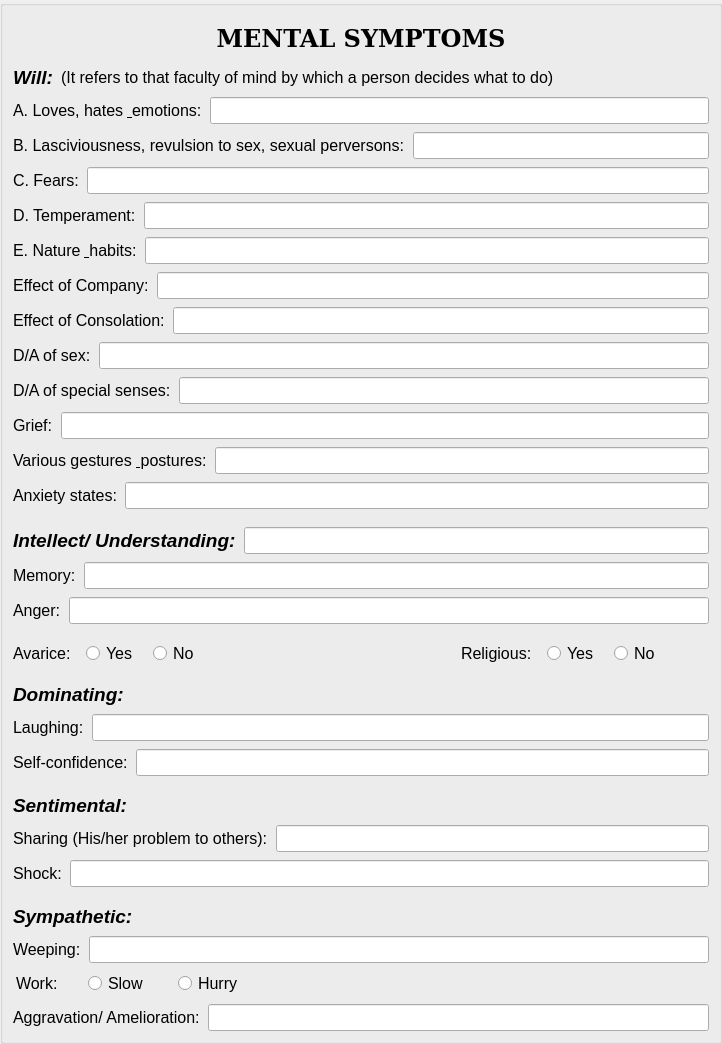
           <widget class="QGroupBox" name="groupBox_9">
            <property name="font">
             <font>
              <pointsize>12</pointsize>
             </font>
            </property>
            <layout class="QVBoxLayout" name="verticalLayout_26">
             <property name="spacing">
              <number>8</number>
             </property>
             <property name="leftMargin">
              <number>10</number>
             </property>
             <property name="topMargin">
              <number>12</number>
             </property>
             <property name="rightMargin">
              <number>10</number>
             </property>
             <property name="bottomMargin">
              <number>10</number>
             </property>
             <item>
              <widget class="QLabel" name="header_label3">
               <property name="minimumSize">
                <size>
                 <width>0</width>
                 <height>40</height>
                </size>
               </property>
               <property name="font">
                <font>
                 <family>DejaVu Serif</family>
                 <pointsize>18</pointsize>
                 <weight>75</weight>
                 <bold>true</bold>
                </font>
               </property>
               <property name="text">
                <string>MENTAL SYMPTOMS</string>
               </property>
               <property name="alignment">
                <set>Qt::AlignCenter</set>
               </property>
              </widget>
             </item>
             <item>
              <layout class="QHBoxLayout" name="horizontalLayout_101">
               <item>
                <widget class="QLabel" name="will_label">
                 <property name="font">
                  <font>
                   <pointsize>14</pointsize>
                   <weight>75</weight>
                   <italic>true</italic>
                   <bold>true</bold>
                  </font>
                 </property>
                 <property name="text">
                  <string>Will:</string>
                 </property>
                </widget>
               </item>
               <item>
                <widget class="QLabel" name="will2_label">
                 <property name="font">
                  <font>
                   <pointsize>12</pointsize>
                  </font>
                 </property>
                 <property name="text">
                  <string>(It refers to that faculty of mind by which a person decides what to do)</string>
                 </property>
                </widget>
               </item>
               <item>
                <spacer name="horizontalSpacer_18">
                 <property name="font">
                  <font>
                   <pointsize>12</pointsize>
                  </font>
                 </property>
                 <property name="orientation">
                  <enum>Qt::Horizontal</enum>
                 </property>
                 <property name="sizeHint" stdset="0">
                  <size>
                   <width>40</width>
                   <height>20</height>
                  </size>
                 </property>
                </spacer>
               </item>
              </layout>
             </item>
             <item>
              <layout class="QHBoxLayout" name="horizontalLayout_102">
               <item>
                <widget class="QLabel" name="A_label">
                 <property name="font">
                  <font>
                   <pointsize>12</pointsize>
                  </font>
                 </property>
                 <property name="text">
                  <string>A. Loves, hates &amp; emotions:</string>
                 </property>
                 <property name="buddy">
                  <cstring>A_lineEdit</cstring>
                 </property>
                </widget>
               </item>
               <item>
                <widget class="QLineEdit" name="A_lineEdit">
                 <property name="font">
                  <font>
                   <pointsize>12</pointsize>
                  </font>
                 </property>
                </widget>
               </item>
              </layout>
             </item>
             <item>
              <layout class="QHBoxLayout" name="horizontalLayout_103">
               <item>
                <widget class="QLabel" name="B_label">
                 <property name="font">
                  <font>
                   <pointsize>12</pointsize>
                  </font>
                 </property>
                 <property name="text">
                  <string>B. Lasciviousness, revulsion to sex, sexual perversons:</string>
                 </property>
                 <property name="buddy">
                  <cstring>B_lineEdit</cstring>
                 </property>
                </widget>
               </item>
               <item>
                <widget class="QLineEdit" name="B_lineEdit">
                 <property name="font">
                  <font>
                   <pointsize>12</pointsize>
                  </font>
                 </property>
                </widget>
               </item>
              </layout>
             </item>
             <item>
              <layout class="QHBoxLayout" name="horizontalLayout_104">
               <item>
                <widget class="QLabel" name="C_label">
                 <property name="font">
                  <font>
                   <pointsize>12</pointsize>
                  </font>
                 </property>
                 <property name="text">
                  <string>C. Fears:</string>
                 </property>
                 <property name="buddy">
                  <cstring>C_lineEdit</cstring>
                 </property>
                </widget>
               </item>
               <item>
                <widget class="QLineEdit" name="C_lineEdit">
                 <property name="font">
                  <font>
                   <pointsize>12</pointsize>
                  </font>
                 </property>
                </widget>
               </item>
              </layout>
             </item>
             <item>
              <layout class="QHBoxLayout" name="horizontalLayout_105">
               <item>
                <widget class="QLabel" name="D_label">
                 <property name="font">
                  <font>
                   <pointsize>12</pointsize>
                  </font>
                 </property>
                 <property name="text">
                  <string>D. Temperament:</string>
                 </property>
                 <property name="buddy">
                  <cstring>D_lineEdit</cstring>
                 </property>
                </widget>
               </item>
               <item>
                <widget class="QLineEdit" name="D_lineEdit">
                 <property name="font">
                  <font>
                   <pointsize>12</pointsize>
                  </font>
                 </property>
                </widget>
               </item>
              </layout>
             </item>
             <item>
              <layout class="QHBoxLayout" name="horizontalLayout_106">
               <item>
                <widget class="QLabel" name="E_label">
                 <property name="font">
                  <font>
                   <pointsize>12</pointsize>
                  </font>
                 </property>
                 <property name="text">
                  <string>E. Nature &amp; habits:</string>
                 </property>
                 <property name="buddy">
                  <cstring>E_lineEdit</cstring>
                 </property>
                </widget>
               </item>
               <item>
                <widget class="QLineEdit" name="E_lineEdit">
                 <property name="font">
                  <font>
                   <pointsize>12</pointsize>
                  </font>
                 </property>
                </widget>
               </item>
              </layout>
             </item>
             <item>
              <layout class="QHBoxLayout" name="horizontalLayout_107">
               <item>
                <widget class="QLabel" name="effectCompany_label">
                 <property name="font">
                  <font>
                   <pointsize>12</pointsize>
                  </font>
                 </property>
                 <property name="text">
                  <string>Effect of Company:</string>
                 </property>
                 <property name="buddy">
                  <cstring>effectCompany_lineEdit</cstring>
                 </property>
                </widget>
               </item>
               <item>
                <widget class="QLineEdit" name="effectCompany_lineEdit">
                 <property name="font">
                  <font>
                   <pointsize>12</pointsize>
                  </font>
                 </property>
                </widget>
               </item>
              </layout>
             </item>
             <item>
              <layout class="QHBoxLayout" name="horizontalLayout_108">
               <item>
                <widget class="QLabel" name="effectConsolation_label">
                 <property name="font">
                  <font>
                   <pointsize>12</pointsize>
                  </font>
                 </property>
                 <property name="text">
                  <string>Effect of Consolation:</string>
                 </property>
                 <property name="buddy">
                  <cstring>effectConsolation_lineEdit</cstring>
                 </property>
                </widget>
               </item>
               <item>
                <widget class="QLineEdit" name="effectConsolation_lineEdit">
                 <property name="font">
                  <font>
                   <pointsize>12</pointsize>
                  </font>
                 </property>
                </widget>
               </item>
              </layout>
             </item>
             <item>
              <layout class="QHBoxLayout" name="horizontalLayout_109">
               <item>
                <widget class="QLabel" name="daSex_label">
                 <property name="font">
                  <font>
                   <pointsize>12</pointsize>
                  </font>
                 </property>
                 <property name="text">
                  <string>D/A of sex:</string>
                 </property>
                 <property name="buddy">
                  <cstring>daSex_lineEdit</cstring>
                 </property>
                </widget>
               </item>
               <item>
                <widget class="QLineEdit" name="daSex_lineEdit">
                 <property name="font">
                  <font>
                   <pointsize>12</pointsize>
                  </font>
                 </property>
                </widget>
               </item>
              </layout>
             </item>
             <item>
              <layout class="QHBoxLayout" name="horizontalLayout_110">
               <item>
                <widget class="QLabel" name="daSpecialsense_label">
                 <property name="font">
                  <font>
                   <pointsize>12</pointsize>
                  </font>
                 </property>
                 <property name="text">
                  <string>D/A of special senses:</string>
                 </property>
                 <property name="buddy">
                  <cstring>daSpecialSense_lineEdit</cstring>
                 </property>
                </widget>
               </item>
               <item>
                <widget class="QLineEdit" name="daSpecialSense_lineEdit">
                 <property name="font">
                  <font>
                   <pointsize>12</pointsize>
                  </font>
                 </property>
                </widget>
               </item>
              </layout>
             </item>
             <item>
              <layout class="QHBoxLayout" name="horizontalLayout_111">
               <item>
                <widget class="QLabel" name="grief_label">
                 <property name="font">
                  <font>
                   <pointsize>12</pointsize>
                  </font>
                 </property>
                 <property name="text">
                  <string>Grief:</string>
                 </property>
                 <property name="buddy">
                  <cstring>grief_lineEdit</cstring>
                 </property>
                </widget>
               </item>
               <item>
                <widget class="QLineEdit" name="grief_lineEdit">
                 <property name="font">
                  <font>
                   <pointsize>12</pointsize>
                  </font>
                 </property>
                </widget>
               </item>
              </layout>
             </item>
             <item>
              <layout class="QHBoxLayout" name="horizontalLayout_112">
               <item>
                <widget class="QLabel" name="gesturesPostures_label">
                 <property name="font">
                  <font>
                   <pointsize>12</pointsize>
                  </font>
                 </property>
                 <property name="text">
                  <string>Various gestures &amp; postures:</string>
                 </property>
                 <property name="buddy">
                  <cstring>gesturesPostures_lineEdit</cstring>
                 </property>
                </widget>
               </item>
               <item>
                <widget class="QLineEdit" name="gesturesPostures_lineEdit">
                 <property name="font">
                  <font>
                   <pointsize>12</pointsize>
                  </font>
                 </property>
                </widget>
               </item>
              </layout>
             </item>
             <item>
              <layout class="QHBoxLayout" name="horizontalLayout_113">
               <property name="bottomMargin">
                <number>10</number>
               </property>
               <item>
                <widget class="QLabel" name="anxiety_label">
                 <property name="font">
                  <font>
                   <pointsize>12</pointsize>
                  </font>
                 </property>
                 <property name="text">
                  <string>Anxiety states:</string>
                 </property>
                 <property name="buddy">
                  <cstring>anxiety_lineEdit</cstring>
                 </property>
                </widget>
               </item>
               <item>
                <widget class="QLineEdit" name="anxiety_lineEdit">
                 <property name="font">
                  <font>
                   <pointsize>12</pointsize>
                  </font>
                 </property>
                </widget>
               </item>
              </layout>
             </item>
             <item>
              <layout class="QHBoxLayout" name="horizontalLayout_114">
               <item>
                <widget class="QLabel" name="intellect_label">
                 <property name="font">
                  <font>
                   <pointsize>14</pointsize>
                   <weight>75</weight>
                   <italic>true</italic>
                   <bold>true</bold>
                  </font>
                 </property>
                 <property name="text">
                  <string>Intellect/ Understanding:</string>
                 </property>
                 <property name="buddy">
                  <cstring>intellect_lineEdit</cstring>
                 </property>
                </widget>
               </item>
               <item>
                <widget class="QLineEdit" name="intellect_lineEdit">
                 <property name="font">
                  <font>
                   <pointsize>12</pointsize>
                  </font>
                 </property>
                </widget>
               </item>
              </layout>
             </item>
             <item>
              <layout class="QHBoxLayout" name="horizontalLayout_115">
               <item>
                <widget class="QLabel" name="memory_label">
                 <property name="font">
                  <font>
                   <pointsize>12</pointsize>
                  </font>
                 </property>
                 <property name="text">
                  <string>Memory:</string>
                 </property>
                 <property name="buddy">
                  <cstring>memory_lineEdit</cstring>
                 </property>
                </widget>
               </item>
               <item>
                <widget class="QLineEdit" name="memory_lineEdit">
                 <property name="font">
                  <font>
                   <pointsize>12</pointsize>
                  </font>
                 </property>
                </widget>
               </item>
              </layout>
             </item>
             <item>
              <layout class="QHBoxLayout" name="horizontalLayout_116">
               <item>
                <widget class="QLabel" name="anger_label">
                 <property name="font">
                  <font>
                   <pointsize>12</pointsize>
                  </font>
                 </property>
                 <property name="text">
                  <string>Anger:</string>
                 </property>
                 <property name="buddy">
                  <cstring>anger_lineEdit</cstring>
                 </property>
                </widget>
               </item>
               <item>
                <widget class="QLineEdit" name="anger_lineEdit">
                 <property name="font">
                  <font>
                   <pointsize>12</pointsize>
                  </font>
                 </property>
                </widget>
               </item>
              </layout>
             </item>
             <item>
              <layout class="QHBoxLayout" name="horizontalLayout_117">
               <property name="spacing">
                <number>250</number>
               </property>
               <item>
                <layout class="QHBoxLayout" name="horizontalLayout_118">
                 <property name="spacing">
                  <number>15</number>
                 </property>
                 <item>
                  <widget class="QLabel" name="avarice_label">
                   <property name="font">
                    <font>
                     <pointsize>12</pointsize>
                    </font>
                   </property>
                   <property name="text">
                    <string>Avarice:</string>
                   </property>
                  </widget>
                 </item>
                 <item>
                  <widget class="QRadioButton" name="yes_radioButton">
                   <property name="font">
                    <font>
                     <pointsize>12</pointsize>
                    </font>
                   </property>
                   <property name="text">
                    <string>Yes</string>
                   </property>
                  </widget>
                 </item>
                 <item>
                  <widget class="QRadioButton" name="no_radioButton">
                   <property name="font">
                    <font>
                     <pointsize>12</pointsize>
                    </font>
                   </property>
                   <property name="text">
                    <string>No</string>
                   </property>
                  </widget>
                 </item>
                </layout>
               </item>
               <item>
                <widget class="QWidget" name="widget2" native="true">
                 <layout class="QHBoxLayout" name="horizontalLayout_119">
                  <property name="spacing">
                   <number>15</number>
                  </property>
                  <item>
                   <widget class="QLabel" name="religiouos_label">
                    <property name="font">
                     <font>
                      <pointsize>12</pointsize>
                     </font>
                    </property>
                    <property name="text">
                     <string>Religious:</string>
                    </property>
                    <property name="indent">
                     <number>3</number>
                    </property>
                   </widget>
                  </item>
                  <item>
                   <widget class="QRadioButton" name="yes2_radioButton">
                    <property name="font">
                     <font>
                      <pointsize>12</pointsize>
                     </font>
                    </property>
                    <property name="text">
                     <string>Yes</string>
                    </property>
                   </widget>
                  </item>
                  <item>
                   <widget class="QRadioButton" name="no2_radioButton">
                    <property name="font">
                     <font>
                      <pointsize>12</pointsize>
                     </font>
                    </property>
                    <property name="text">
                     <string>No</string>
                    </property>
                   </widget>
                  </item>
                 </layout>
                </widget>
               </item>
               <item>
                <spacer name="horizontalSpacer_19">
                 <property name="font">
                  <font>
                   <pointsize>12</pointsize>
                  </font>
                 </property>
                 <property name="orientation">
                  <enum>Qt::Horizontal</enum>
                 </property>
                 <property name="sizeHint" stdset="0">
                  <size>
                   <width>40</width>
                   <height>20</height>
                  </size>
                 </property>
                </spacer>
               </item>
              </layout>
             </item>
             <item>
              <widget class="QLabel" name="dominating_label">
               <property name="font">
                <font>
                 <pointsize>14</pointsize>
                 <weight>75</weight>
                 <italic>true</italic>
                 <bold>true</bold>
                </font>
               </property>
               <property name="text">
                <string>Dominating:</string>
               </property>
              </widget>
             </item>
             <item>
              <layout class="QHBoxLayout" name="horizontalLayout_120">
               <item>
                <widget class="QLabel" name="laughing_label">
                 <property name="font">
                  <font>
                   <pointsize>12</pointsize>
                  </font>
                 </property>
                 <property name="text">
                  <string>Laughing:</string>
                 </property>
                 <property name="buddy">
                  <cstring>laughing_lineEdit</cstring>
                 </property>
                </widget>
               </item>
               <item>
                <widget class="QLineEdit" name="laughing_lineEdit">
                 <property name="font">
                  <font>
                   <pointsize>12</pointsize>
                  </font>
                 </property>
                </widget>
               </item>
              </layout>
             </item>
             <item>
              <layout class="QHBoxLayout" name="horizontalLayout_121">
               <property name="bottomMargin">
                <number>10</number>
               </property>
               <item>
                <widget class="QLabel" name="selfConfidence_label">
                 <property name="font">
                  <font>
                   <pointsize>12</pointsize>
                  </font>
                 </property>
                 <property name="text">
                  <string>Self-confidence:</string>
                 </property>
                 <property name="buddy">
                  <cstring>selfConfidence_lineEdit</cstring>
                 </property>
                </widget>
               </item>
               <item>
                <widget class="QLineEdit" name="selfConfidence_lineEdit">
                 <property name="font">
                  <font>
                   <pointsize>12</pointsize>
                  </font>
                 </property>
                </widget>
               </item>
              </layout>
             </item>
             <item>
              <widget class="QLabel" name="sentimental_label">
               <property name="font">
                <font>
                 <pointsize>14</pointsize>
                 <weight>75</weight>
                 <italic>true</italic>
                 <bold>true</bold>
                </font>
               </property>
               <property name="text">
                <string>Sentimental:</string>
               </property>
              </widget>
             </item>
             <item>
              <layout class="QHBoxLayout" name="horizontalLayout_122">
               <item>
                <widget class="QLabel" name="sharing_label">
                 <property name="font">
                  <font>
                   <pointsize>12</pointsize>
                  </font>
                 </property>
                 <property name="text">
                  <string>Sharing (His/her problem to others):</string>
                 </property>
                 <property name="buddy">
                  <cstring>sharing_lineEdit</cstring>
                 </property>
                </widget>
               </item>
               <item>
                <widget class="QLineEdit" name="sharing_lineEdit">
                 <property name="font">
                  <font>
                   <pointsize>12</pointsize>
                  </font>
                 </property>
                </widget>
               </item>
              </layout>
             </item>
             <item>
              <layout class="QHBoxLayout" name="horizontalLayout_123">
               <property name="bottomMargin">
                <number>10</number>
               </property>
               <item>
                <widget class="QLabel" name="shock_label">
                 <property name="font">
                  <font>
                   <pointsize>12</pointsize>
                  </font>
                 </property>
                 <property name="text">
                  <string>Shock:</string>
                 </property>
                 <property name="buddy">
                  <cstring>shock_lineEdit</cstring>
                 </property>
                </widget>
               </item>
               <item>
                <widget class="QLineEdit" name="shock_lineEdit">
                 <property name="font">
                  <font>
                   <pointsize>12</pointsize>
                  </font>
                 </property>
                </widget>
               </item>
              </layout>
             </item>
             <item>
              <widget class="QLabel" name="sympathetic_label">
               <property name="font">
                <font>
                 <pointsize>14</pointsize>
                 <weight>75</weight>
                 <italic>true</italic>
                 <bold>true</bold>
                </font>
               </property>
               <property name="text">
                <string>Sympathetic:</string>
               </property>
              </widget>
             </item>
             <item>
              <layout class="QHBoxLayout" name="horizontalLayout_124">
               <item>
                <widget class="QLabel" name="weeping_label">
                 <property name="font">
                  <font>
                   <pointsize>12</pointsize>
                  </font>
                 </property>
                 <property name="text">
                  <string>Weeping:</string>
                 </property>
                 <property name="buddy">
                  <cstring>weeping_lineEdit</cstring>
                 </property>
                </widget>
               </item>
               <item>
                <widget class="QLineEdit" name="weeping_lineEdit">
                 <property name="font">
                  <font>
                   <pointsize>12</pointsize>
                  </font>
                 </property>
                </widget>
               </item>
              </layout>
             </item>
             <item>
              <widget class="QWidget" name="widget1" native="true">
               <property name="focusPolicy">
                <enum>Qt::NoFocus</enum>
               </property>
               <layout class="QHBoxLayout" name="horizontalLayout_125">
                <property name="spacing">
                 <number>30</number>
                </property>
                <property name="leftMargin">
                 <number>0</number>
                </property>
                <property name="topMargin">
                 <number>0</number>
                </property>
                <property name="rightMargin">
                 <number>0</number>
                </property>
                <property name="bottomMargin">
                 <number>0</number>
                </property>
                <item>
                 <widget class="QLabel" name="work_label">
                  <property name="font">
                   <font>
                    <pointsize>12</pointsize>
                   </font>
                  </property>
                  <property name="text">
                   <string>Work:</string>
                  </property>
                  <property name="indent">
                   <number>3</number>
                  </property>
                 </widget>
                </item>
                <item>
                 <widget class="QRadioButton" name="slow_radioButton">
                  <property name="font">
                   <font>
                    <pointsize>12</pointsize>
                   </font>
                  </property>
                  <property name="text">
                   <string>Slow</string>
                  </property>
                 </widget>
                </item>
                <item>
                 <widget class="QRadioButton" name="hurry_radioButton">
                  <property name="font">
                   <font>
                    <pointsize>12</pointsize>
                   </font>
                  </property>
                  <property name="text">
                   <string>Hurry</string>
                  </property>
                 </widget>
                </item>
                <item>
                 <spacer name="horizontalSpacer_20">
                  <property name="font">
                   <font>
                    <pointsize>12</pointsize>
                   </font>
                  </property>
                  <property name="orientation">
                   <enum>Qt::Horizontal</enum>
                  </property>
                  <property name="sizeHint" stdset="0">
                   <size>
                    <width>40</width>
                    <height>20</height>
                   </size>
                  </property>
                 </spacer>
                </item>
               </layout>
              </widget>
             </item>
             <item>
              <layout class="QHBoxLayout" name="horizontalLayout_126">
               <item>
                <widget class="QLabel" name="aggravation_label">
                 <property name="font">
                  <font>
                   <pointsize>12</pointsize>
                  </font>
                 </property>
                 <property name="text">
                  <string>Aggravation/ Amelioration:</string>
                 </property>
                 <property name="buddy">
                  <cstring>aggravation_lineEdit</cstring>
                 </property>
                </widget>
               </item>
               <item>
                <widget class="QLineEdit" name="aggravation_lineEdit">
                 <property name="font">
                  <font>
                   <pointsize>12</pointsize>
                  </font>
                 </property>
                </widget>
               </item>
              </layout>
             </item>
            </layout>
           </widget>
